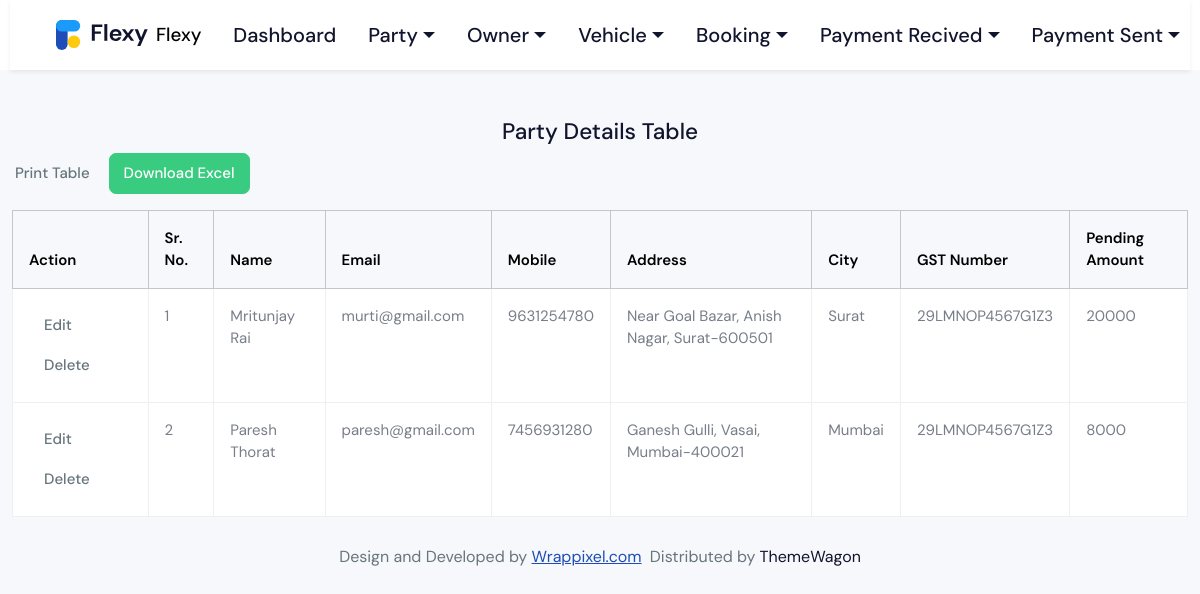
The page /show_party/ (signed in) on the database as committed earlier.
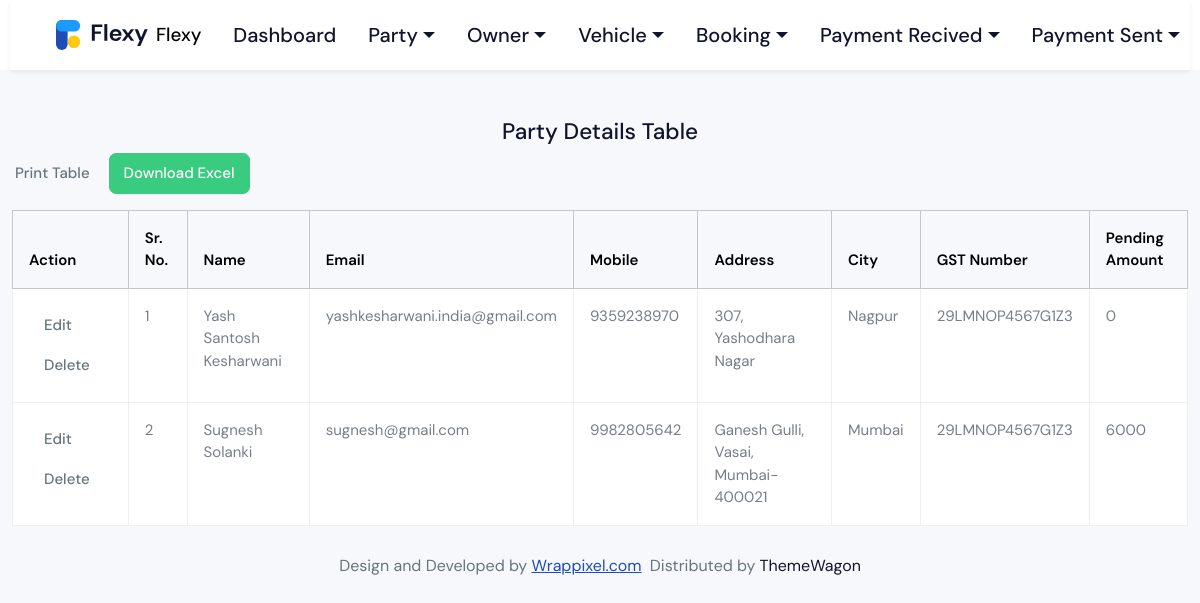
The same page on the database as committed later.
### website/models.py (models this page shows, shortened)
class Party(models.Model):
    party_name = models.CharField()
    party_mobile = models.CharField()
    party_email = models.CharField()
    party_address = models.TextField()
    party_city = models.CharField()
    party_gst_number = models.CharField()
    party_pending_amt = models.IntegerField(default=0)

### website/views.py (the view)
# urls.py: path('show_party/', wb.show_party, name='show_party'),
def show_party(req):
    if 'user_login_id' in req.session:
        partys = models.Party.objects.all()
        return render(req,'show_party.html',{'partys':partys})
    else:
        return redirect('/login/')

### template/show_party.html (shortened to what this page needs)
{% include "header.html" %}
<h4 class="mt-5 text-center">Party Details Table</h4>
<button onclick="printTable()" class="btn">Print Table</button>
<a href="{% url 'download_party_excel' %}" class="btn btn-success">Download Excel</a>
<div class="body-wrapper-inner">
  <div class="container-fluid">
    <div class="row justify-content-center">
      <div class="table-responsive">
        <table class="table table-bordered mt-3" id="partyTable">
          <thead class="table-light">
            <tr>
              <th>Action</th>
              <th>Sr. No.</th>
              <th>Name</th>
              <th>Email</th>
              <th>Mobile</th>
              <th>Address</th>
              <th>City</th>
              <th>GST Number</th>
              <th>Pending Amount</th>
            </tr>
          </thead>
          <tbody>
            {% for party in partys %}
            <tr>
              <td>
                <a href="/edit_party/?id={{party.id}}"
                  ><button class="btn">Edit</button></a
                >
                <a href="/delete_party/?id={{party.id}}"
                  ><button class="btn">Delete</button></a
                >
              </td>
              <td>{{forloop.counter}}</td>
              <td>{{ party.party_name }}</td>
              <td>{{ party.party_email }}</td>
              <td>{{ party.party_mobile }}</td>
              <td>{{ party.party_address }}</td>
              <td>{{ party.party_city }}</td>
              <td>{{ party.party_gst_number }}</td>
              <td>{{ party.party_pending_amt }}</td>
            </tr>
            {% endfor %}
          </tbody>
        </table>
      </div>
    </div>
  </div>
</div>
{% include "footer.html" %}

### template/header.html (shortened to what this page needs)
<!doctype html>
<html lang="en">
<head>
  <link rel="stylesheet" href="/static/css/styles.min.css" />
</head>
<body>
  <div class="page-wrapper" id="main-wrapper" data-layout="vertical" data-navbarbg="skin6"
    data-sidebartype="full" data-sidebar-position="fixed" data-header-position="fixed">
    <header class="app-header">
      <nav class="navbar navbar-expand-lg navbar-light bg-white shadow-sm">
        <div class="container-fluid">
          <a class="navbar-brand d-flex align-items-center" href="/">
            <img src="/static/images/logos/logo.svg" alt="Logo" height="30" class="me-2">
            <span class="fw-bold">Flexy</span>
          </a>
          <div class="collapse navbar-collapse" id="navbarNav">
            <ul class="navbar-nav me-auto mb-2 mb-lg-0">
              <li class="nav-item"><a class="nav-link" href="/">Dashboard</a></li>
              <li class="nav-item dropdown">
                <a class="nav-link dropdown-toggle" href="#" id="partyDropdown"
                role="button" data-bs-toggle="dropdown" aria-expanded="false">Party</a>
              </li>
              <li class='nav-item dropdown'>
                <a class='nav-link dropdown-toggle' href="#" id='ownerDropdown' role='button'
                data-bs-toggle='dropdown' aria-expanded='false'>Owner</a>
              </li>
               <li class='nav-item dropdown'>
                <a class='nav-link dropdown-toggle' href="#" id='vehicleDropdown' role='button'
                data-bs-toggle='dropdown' aria-expanded='false'>Vehicle</a>
              </li>
               <li class='nav-item dropdown'>
                <a class='nav-link dropdown-toggle' href="#" id='bookingDropdown' role='button'
                data-bs-toggle='dropdown' aria-expanded='false'>Booking</a>
              </li>
               <li class='nav-item dropdown'>
                <a class='nav-link dropdown-toggle' href="#" id='paymentRecivedDropdown' role='button'
                data-bs-toggle='dropdown' aria-expanded='false'>Payment Recived</a>
              </li>
               <li class='nav-item dropdown'>
                <a class='nav-link dropdown-toggle' href="#" id='paymentSentDropdown' role='button'
                data-bs-toggle='dropdown' aria-expanded='false'>Payment Sent</a>
              </li>
            <ul class="navbar-nav ms-auto align-items-center">
              <li class="nav-item dropdown position-relative">
                <a class="nav-link" href="#" id="drop1" data-bs-toggle="dropdown" aria-expanded="false">
                </a>
              </li>
            </ul>
          </div>
        </div>
      </nav>
    </header>

### template/footer.html (shortened to what this page needs)
 <div class="py-6 px-6 text-center">
            <p class="mb-0 fs-4">Design and Developed by <a href="#"
                class="pe-1 text-primary text-decoration-underline">Wrappixel.com</a> Distributed by <a href="https://themewagon.com" target="_blank" >ThemeWagon</a></p>
          </div>
        </div>
</body>
</html>

### template/header.html (style rules this page uses)
html, body { margin: 0 !important; padding: 0 !important; }
.app-header { position: fixed; top: 0; left: 0; width: 100%; z-index: 1030; }
.page-wrapper, .body-wrapper { margin: 0 !important; padding-top: 70px !important; }
.navbar-nav .nav-link { font-weight: 500; padding: 0.5rem 1rem; }
.app-header { position: fixed; top: 0; left: 0; right: 0; width: 100% !important; z-index: 1030; }
.app-header .navbar { width: 100% !important; margin: 0 !important; padding-left: 1rem; padding-right: 1rem; }
.page-wrapper, .body-wrapper { padding-top: 70px !important; }

Rows that differ between the two databases and show on the page:
removed Party: party_name "Mritunjay Rai", party_email "murti@gmail.com", party_mobile "9631254780", party_address "Near Goal Bazar, Anish Nagar, Surat-600501", party_city "Surat", party_gst_number "29LMNOP4567G1Z3", party_pending_amt "20000"
removed Party: party_name "Paresh Thorat", party_email "paresh@gmail.com", party_mobile "7456931280", party_address "Ganesh Gulli, Vasai, Mumbai-400021", party_city "Mumbai", party_gst_number "29LMNOP4567G1Z3", party_pending_amt "8000"
added Party: party_name "Yash Santosh Kesharwani", party_email "yashkesharwani.india@gmail.com", party_mobile "9359238970", party_address "307, Yashodhara Nagar", party_city "Nagpur", party_gst_number "29LMNOP4567G1Z3", party_pending_amt "0"
added Party: party_name "Sugnesh Solanki", party_email "sugnesh@gmail.com", party_mobile "9982805642", party_address "Ganesh Gulli, Vasai, Mumbai-400021", party_city "Mumbai", party_gst_number "29LMNOP4567G1Z3", party_pending_amt "6000"
